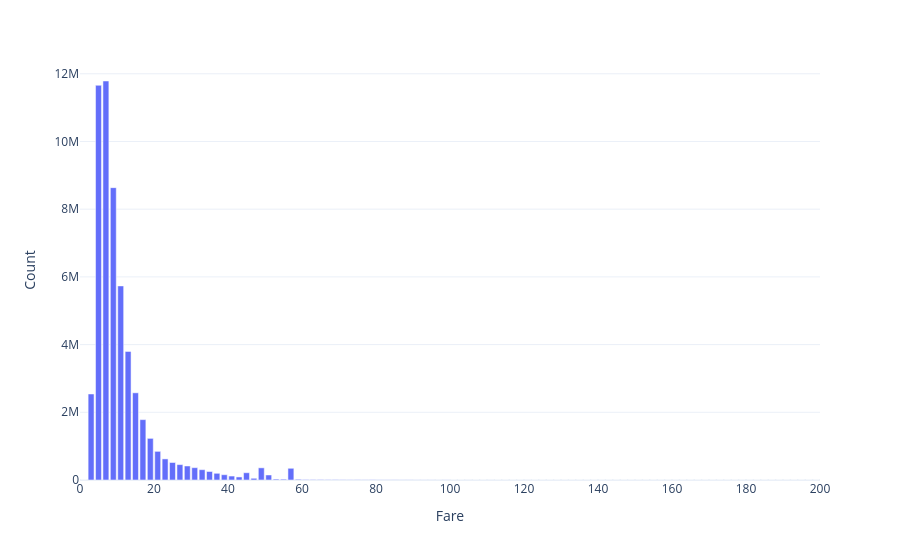

Write notebook code for a chart like this one.
### Code cell
fare_mask = pc.and_(pc.greater(col_fare, 0), 
                    pc.less(col_fare, 200))
hist(col_fare.filter(fare_mask), "Fare", bins=100)
